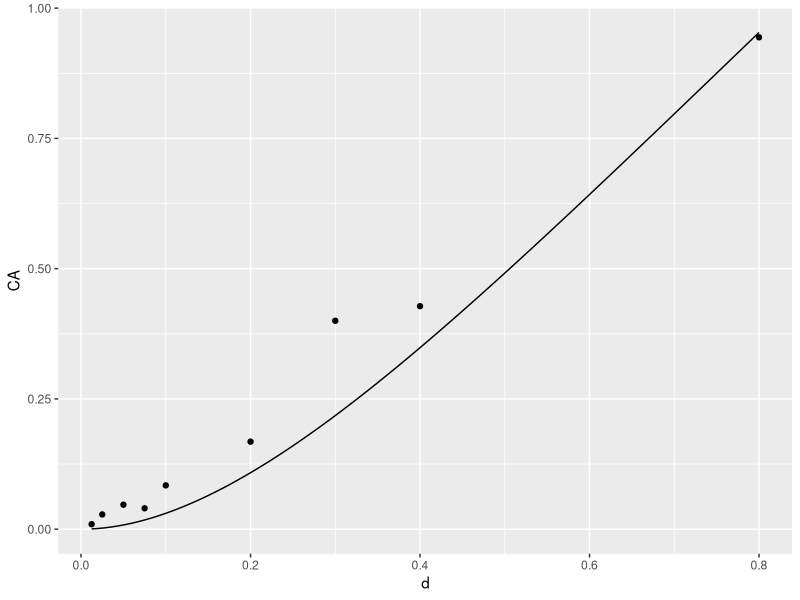
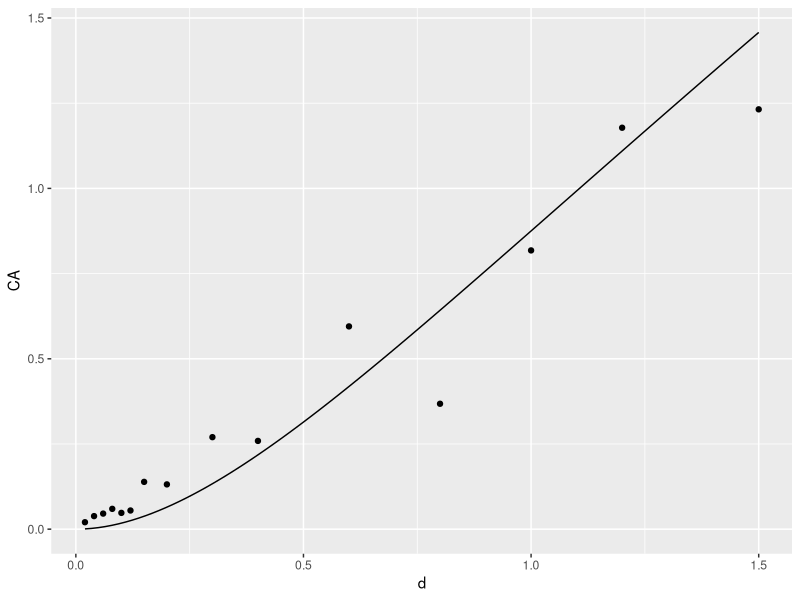
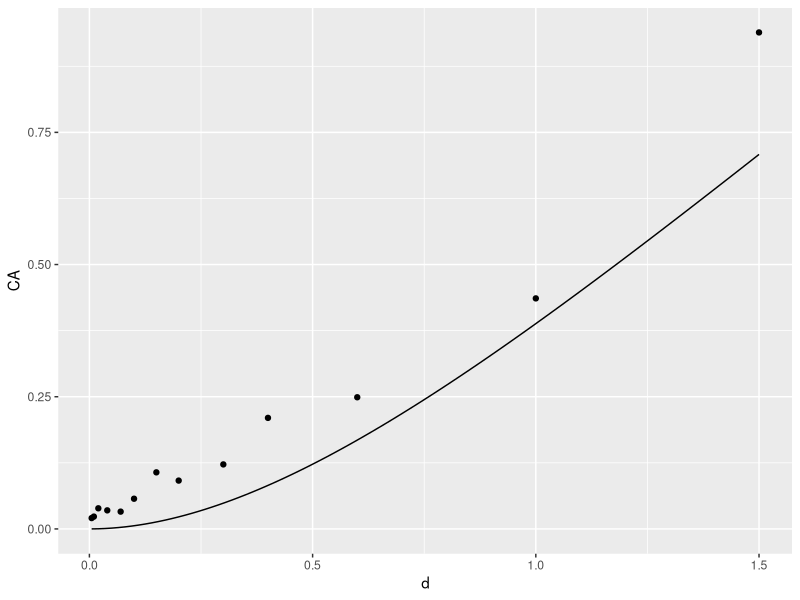
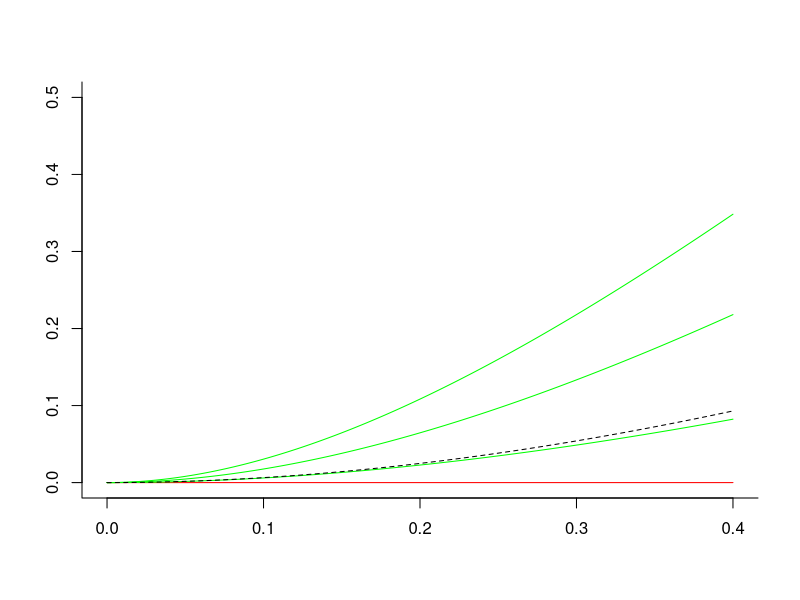

Write R code to recreate these figures, in order.
## ---- chunk 1
knitr::opts_chunk$set(echo = TRUE)
library(deSolve) # package for solving differential equations
library(minpack.lm) # package for non-linear regression #rks to laz: I think we probably can just use nls() in stats, not nlsLM from linpack. Please check in R documentation if there is any functional difference at all
library(mvtnorm) #package for calculating confidence intervals by Monte Carlo simulation based on variance-covariance matrices #rks to laz: I added to comment.Please check that my addition is OK.
library(dplyr)
library(ggplot2)
rm(list=ls())
## ---- chunk 2
#Create dataframes that store the fibroblast WGE simple CA data used in 16Cacao 
#L and Z.b are rounded to the nearest 5.
Oxygen = data.frame(d = c(0, .0125, .025, .05, .075, .1, .2, .3, .4, .8),CA = c(.72, .96, 2.83, 4.7, 4.01, 8.41, 16.8, 40, 42.8, 94.4), ion = "O", Z = 8, L = 75, Z.b = 595)# Some GCR components are high-speed Oxygen nuclei that are almost fully ionized. d=dose; CA are per hundred cells. Z=atomic charge; L=LET; Z.b = Z^2/beta*^2

Si = data.frame(d = c(0, .02, .04, .06, .08, .1, .12, .15, .2, .3, .4, .6, .8, 1, 1.2, 1.5), CA = c(1.08, 2.04, 3.83, 4.57, 5.96, 4.78, 5.48, 13.88, 13.14, 27.0, 25.9, 59.5, 36.8, 81.8, 117.8, 123.2), ion = "Si", Z = 14, L = 100, Z.b = 690)

Fe600 = data.frame(d = c(0, 0.005, .01, .02, .04, .07, .1, .15, .2, .3, .4, .6, 1, 1.5), CA = c(1.01, 2.05, 2.33, 3.9, 3.51, 3.27, 5.71, 10.7, 9.14, 12.2, 21, 24.9, 43.6, 93.9), ion = "Fe600", Z = 26, L = 175, Z.b = 1075) #600 refers to the energy in MeV per atomic mass unit in this Iron beam

big_df = rbind(Oxygen, Si, Fe600)
big_df$error = c(.42, .48, 1.16, 1.36, 0.94, 2.54, 2.65, 5.9, 6.85, 13.6, .21, .34, .70, .95, .68, 1.07, 1.04, 2.38, 1.72, 4.77, 0.87, 9.18, 2.75, 9.85, 17, 13.2, 0.43, 0.48, 0.67, 0.8, 0.73, 0.75, 1.72, 1.95, 2.89, 2.34, 4.37, 5.08, 8.25, 18.8) #error bars for the CA measurementsx

#Next modify the data frame to get rid of the zero dose points. Background CA frequency was determined seperately.
modified_df = big_df[big_df$d != 0, ]
modified_df$CA = modified_df$CA*0.01 #Change it into per cell from per 100 cells
modified_df$error = modified_df$error*0.01
big_df$CA = big_df$CA * 0.01
big_df$error = big_df$error * 0.01
big_df$errorbar_lower = big_df$CA - big_df$error
big_df$errorbar_upper = big_df$CA + big_df$error
## ---- chunk 3
eta_1s <- c(0.97, -0.5, -0.75)/100
eta_2s <- c(3.11, 2.94, 1.47)/100
L <- c(175, 100, 75)
#eta <- c(0.46, 0.26, 0.75, 0.07, 1.21)/100
#eta <- c(1.07, 0.79, 1.18, 0.97, 2.32)/100
#L <- c(175, 195, 220, 100, 75)
eta_nte1 <- data.frame(eta = eta_1s, L)
eta_nte2 <- data.frame(eta = eta_2s, L)
eta_function <- function(L, eta0, eta1){
  eta0 * L * exp(-eta1 * L)
}
NTE1_etafit <- nlsLM(eta ~ eta_function(L, eta0, eta1), data = eta_nte1, start = list(eta0 = 0.001, eta1 = 0.01))
NTE2_etafit <- nlsLM(eta ~ eta_function(L, eta0, eta1), data = eta_nte2, start = list(eta0 = 0.001, eta1 = 0.01))
summary(NTE1_etafit)
summary(NTE2_etafit)
## ---- chunk 4
d_0=10^-5 # nominal dose where NTE are saturating, so that for d>>d_0 further increases are due to TE

TE_function = function(d, L, beta) {
#rks to laz and spw. This is proposed new TE-only model for lymphocytes
  Flux=6.242*d/L # Eq. (5a) in 18_dev_bet; a model-independent equation for particle flux
  A = 30 #The area of the cell nucleus for lymphocytes
  H=A*Flux 
  0 + beta*Flux*(1-exp(-H))
}
new_Q_IDER_model_TEonly = nlsLM(CA ~ TE_function(d, L,beta), data = modified_df, start = list(beta=3), 
                       weights = (1/(modified_df$error)^2))

NTE_Q_function = function(d, L, eta0, eta1, beta) {
  Flux=6.242*d/L # rks to laz and spw. This is proposed NTE-TE model for lymphocytes
  A = 30 #The area of the cell nucleus for lymphocytes
  H=A*Flux 
  eta = eta0*L*exp(-eta1*L) # Eq. 9 in 18dev_bet
  0.0104 + beta*Flux*(1-exp(-H)) + eta*(1-exp(-d/d_0))  #0.00071 + sig*6.24*d/L*(1-exp(-1024*d/L)) + eta*(1-exp(-10^3*d))#don't use
} 
#nls (non-linear least square) method to get the parameters needed (4 parameter estimation)
new_Q_IDER_model = nlsLM(CA ~ NTE_Q_function(d, L, eta0, eta1, beta), data = modified_df, start = list(eta0 = 0.001, eta1 = 0.01, beta=3),
                 weights = (1/(modified_df$error)^2))

NTE_LQ_function = function(d, L, eta0, eta1,alpha, beta) {
  Flux=6.242*d/L # rks to laz and spw. This is proposed NTE-TE model for lymphocytes
  A = 30 #The area of the cell nucleus for lymphocytes
  H=A*Flux 
  eta = eta0*L*exp(-eta1*L) # Eq. 9 in 18dev_bet
  0.0104 +(alpha/d+ beta)*Flux*(1-exp(-H)) + eta*(1-exp(-d/d_0)) 
} 
new_LQ_IDER_model = nlsLM(CA ~ NTE_LQ_function(d, L, eta0, eta1,alpha, beta), data = modified_df, start = list(eta0 = 0.001, eta1 = 0.01, alpha=0.3, beta=2), 
                       weights = (1/(modified_df$error)^2))
## ---- chunk 5
IDER = function(d, L, Z.b, eta0, eta1, sig0, kap) {
  Flux=6.242*d/L
  A = 30 #The area of the cell nucleus for lymphocytes
  H=A*Flux 
  P = (1-exp(-Z.b/kap))^2 #Eq. (7A) in 18_dev_bet; dimensionless "probability"; makes sense for kap > 0
  sig = sig0*P + 0.041/6.24*L*(1-P) # Eq. (7B) in 18_dev_bet
  eta = eta0*L*exp(-eta1*L) # Eq. 9 in 18dev_bet
 0.0104 + sig*Flux*(1-exp(-H)) + eta*(1-exp(-d/d_0))  #0.00071 + sig*6.24*d/L*(1-exp(-1024*d/L)) + eta*(1-exp(-10^3*d))#don't use
} 
IDER_model = nlsLM(CA ~ IDER(d, L, Z.b, eta0, eta1, sig0, kap), data = modified_df, start = list(eta0 = 0.001, eta1 = 0.01, sig0 = 15, kap = 445), 
                   weights = (1/(modified_df$error)^2))
calibrated_coef=coef(IDER_model)
## ---- chunk 6
summary(IDER_model, cor = T)
summary(new_Q_IDER_model_TEonly)
summary(new_Q_IDER_model)
summary(new_LQ_IDER_model)
## ---- chunk 7
L_TE <- resid(new_Q_IDER_model_TEonly) ** 2
L_NTE_Q <- resid(new_Q_IDER_model) ** 2
L_NTE_LQ <- resid(new_LQ_IDER_model) ** 2
L_IDER <- resid(IDER_model) ** 2
#Since all models are weighted least square regression, will weight our model with our weights to get the WRSS (weighted residual squared sum)
WRSS_TE = sum((1/modified_df$error^2)*L_TE)
WRSS_NTE_Q = sum((1/modified_df$error^2)*L_NTE_Q)
WRSS_NTE_LQ = sum((1/modified_df$error^2)*L_NTE_LQ)
WRSS_IDER = sum((1/modified_df$error^2)*L_IDER)

#functions for AIC and BIC calculation for Weighted Least Square regression
AIC_function = function(RSS, k = 4, n = length(modified_df[ , 1])) {
  n + n*log(2*pi) + n*log(RSS/n) + 2*(k+1)
}

BIC_function = function(n = length(modified_df[, 1]), k = 4, RSS) {
  n + n*log(2*pi) + n*log(RSS/n) + log(n)*(k+1)
}
TE_AIC = AIC_function(RSS = WRSS_TE, k = 1)
NTE_Q_AIC = AIC_function(RSS = WRSS_NTE_Q, k = 3)
NTE_LQ_AIC = AIC_function(RSS = WRSS_NTE_LQ)
IDER_AIC = AIC_function(RSS = WRSS_IDER)
TE_BIC = BIC_function(RSS = WRSS_TE, k = 1)
NTE_Q_BIC = BIC_function(RSS = WRSS_NTE_Q, k = 3)
NTE_LQ_BIC = BIC_function(RSS = WRSS_NTE_LQ)
IDER_BIC = BIC_function(RSS = WRSS_IDER)

information_critera_df = data.frame(Model = c("TE model","NTE_Q model", "NTE_LQ model", "IDER model"), AIC = c(TE_AIC, NTE_Q_AIC, NTE_LQ_AIC, IDER_AIC), BIC = c(TE_BIC, NTE_Q_BIC, NTE_LQ_BIC, IDER_BIC))
arrange(information_critera_df, AIC)
## ---- chunk 8
beta0 <- as.numeric(coef(new_Q_IDER_model_TEonly))
TE_O <- function(d) TE_function(d, L = 75, beta = beta0)
TE_Si <- function(d) TE_function(d, L = 100, beta = beta0)
TE_Fe600 <- function(d) TE_function(d, L = 175, beta = beta0)

ggplot(modified_df[modified_df$ion == "O", ], aes(x = d, y = CA)) + geom_point() + stat_function(fun = TE_O)
ggplot(modified_df[modified_df$ion == "Si", ], aes(x = d, y = CA)) + geom_point() + stat_function(fun = TE_Si)
ggplot(modified_df[modified_df$ion == "Fe600", ], aes(x = d, y = CA)) + geom_point() + stat_function(fun = TE_Fe600)
## ---- chunk 9
MIXTE_function = function(r, L, Z.b, d = seq(0, 0.2, by = 0.001), beta = beta0){
  dE = function(yini, State, Pars){
    n = length(L)
    beta = beta0
    with(as.list(c(State, Pars)), {
      u = numeric(n)
      for (i in 1:n){
        u[i] = uniroot(function(d) {beta *6.242*d/L[i]*(1 - exp(-30*6.242*d/L[i])) - I}, lower = 0, upper = 0.4, extendInt = "yes", tol = 10^-10)$root
      }
      dI = numeric(n)
      H = numeric(n)
      for(i in 1:n){
        H[i] = 6.24*30*u[i]/L[i]
        dI[i] = r[i]*(beta * 6.24/L[i] * exp(-H[i]) * (exp(H[i]) + H[i] - 1)) #Partial derivative of TE function over d. This is always 0 when d = 0 though.
      }
      dI = sum(dI)
      return(list(c(dI)))
    })
  }
  pars = NULL; yini = c(I = 0); d = d
  out = ode(yini,times = d, dE, pars, method = "radau")
  return(out)
}

## ---- chunk 10
#Here is the TE function again for individual dose
TE_function = function(d, L, beta) {
  Flux=6.242*d/L # Eq. (5a) in 18_dev_bet; a model-independent equation for particle flux
  A = 30 #The area of the cell nucleus for lymphocytes
  H=A*Flux 
  0 + beta*Flux*(1-exp(-H))
}
r = rep(1/3, 3); L = c(75, 100, 175); Z.b = c(595, 690, 1075); dose = seq(0,.4,by=0.001)
MX = MIXTE_function(r, L, Z.b, d = dose)
plot(MX[,1],MX[,2],type='l',bty='l',col='red',ann='F',ylim=c(0,0.5))
for (ii in 1:length(L)){lines(dose,TE_function(dose,L[ii],beta = beta0),col='green')}
#SEA
SEA=function(d){
  TE_function(d = d/3,L[1], beta = beta0)+TE_function(d/3,L[2],beta = beta0)+TE_function(d/3,L[3],beta = beta0)
}
lines(dose,SEA(dose),lty=2)
